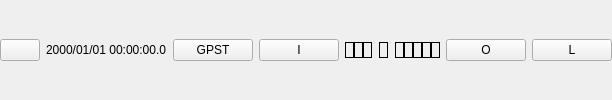
    <widget class="QWidget" name="panelTop" native="true">
     <property name="sizePolicy">
      <sizepolicy hsizetype="Preferred" vsizetype="Fixed">
       <horstretch>0</horstretch>
       <verstretch>0</verstretch>
      </sizepolicy>
     </property>
     <property name="toolTip">
      <string/>
     </property>
     <property name="text" stdset="0">
      <string/>
     </property>
     <layout class="QHBoxLayout" name="horizontalLayout_8">
      <property name="leftMargin">
       <number>0</number>
      </property>
      <property name="topMargin">
       <number>0</number>
      </property>
      <property name="rightMargin">
       <number>0</number>
      </property>
      <property name="bottomMargin">
       <number>0</number>
      </property>
      <item>
       <widget class="QPushButton" name="btnPanel">
        <property name="sizePolicy">
         <sizepolicy hsizetype="Fixed" vsizetype="Fixed">
          <horstretch>0</horstretch>
          <verstretch>0</verstretch>
         </sizepolicy>
        </property>
        <property name="toolTip">
         <string>Change the number of visible panels</string>
        </property>
        <property name="icon">
         <iconset resource="../icon/resources.qrc">
          <normaloff>:/buttons/square</normaloff>:/buttons/square</iconset>
        </property>
       </widget>
      </item>
      <item>
       <widget class="QLabel" name="lblTime">
        <property name="toolTip">
         <string>Server time</string>
        </property>
        <property name="text">
         <string>2000/01/01 00:00:00.0</string>
        </property>
       </widget>
      </item>
      <item>
       <widget class="QPushButton" name="btnTimeSys">
        <property name="toolTip">
         <string>Time system</string>
        </property>
        <property name="text">
         <string>GPST</string>
        </property>
       </widget>
      </item>
      <item>
       <spacer name="horizontalSpacer">
        <property name="orientation">
         <enum>Qt::Orientation::Horizontal</enum>
        </property>
        <property name="sizeHint" stdset="0">
         <size>
          <width>0</width>
          <height>0</height>
         </size>
        </property>
       </spacer>
      </item>
      <item>
       <widget class="QWidget" name="panelStream" native="true">
        <property name="text" stdset="0">
         <string/>
        </property>
        <layout class="QHBoxLayout" name="horizontalLayout_7">
         <property name="leftMargin">
          <number>0</number>
         </property>
         <property name="topMargin">
          <number>0</number>
         </property>
         <property name="rightMargin">
          <number>0</number>
         </property>
         <property name="bottomMargin">
          <number>0</number>
         </property>
         <item>
          <widget class="QPushButton" name="btnInputStream">
           <property name="sizePolicy">
            <sizepolicy hsizetype="Fixed" vsizetype="Fixed">
             <horstretch>0</horstretch>
             <verstretch>0</verstretch>
            </sizepolicy>
           </property>
           <property name="toolTip">
            <string>Define input streams</string>
           </property>
           <property name="text">
            <string>I</string>
           </property>
          </widget>
         </item>
         <item>
          <widget class="QWidget" name="widget" native="true">
           <layout class="QHBoxLayout" name="horizontalLayout_10">
            <property name="spacing">
             <number>0</number>
            </property>
            <property name="leftMargin">
             <number>0</number>
            </property>
            <property name="topMargin">
             <number>0</number>
            </property>
            <property name="rightMargin">
             <number>0</number>
            </property>
            <property name="bottomMargin">
             <number>0</number>
            </property>
            <item>
             <widget class="QLabel" name="lblStream1">
              <property name="sizePolicy">
               <sizepolicy hsizetype="Preferred" vsizetype="Fixed">
                <horstretch>0</horstretch>
                <verstretch>0</verstretch>
               </sizepolicy>
              </property>
              <property name="toolTip">
               <string>Rover input stream</string>
              </property>
              <property name="frameShape">
               <enum>QFrame::Shape::Box</enum>
              </property>
             </widget>
            </item>
            <item>
             <widget class="QLabel" name="lblStream2">
              <property name="sizePolicy">
               <sizepolicy hsizetype="Preferred" vsizetype="Fixed">
                <horstretch>0</horstretch>
                <verstretch>0</verstretch>
               </sizepolicy>
              </property>
              <property name="toolTip">
               <string>Base station input stream</string>
              </property>
              <property name="frameShape">
               <enum>QFrame::Shape::Box</enum>
              </property>
             </widget>
            </item>
            <item>
             <widget class="QLabel" name="lblStream3">
              <property name="sizePolicy">
               <sizepolicy hsizetype="Preferred" vsizetype="Fixed">
                <horstretch>0</horstretch>
                <verstretch>0</verstretch>
               </sizepolicy>
              </property>
              <property name="toolTip">
               <string>Correction data input stream</string>
              </property>
              <property name="frameShape">
               <enum>QFrame::Shape::Box</enum>
              </property>
             </widget>
            </item>
            <item>
             <widget class="QLabel" name="lblImage1">
              <property name="sizePolicy">
               <sizepolicy hsizetype="Fixed" vsizetype="Ignored">
                <horstretch>0</horstretch>
                <verstretch>0</verstretch>
               </sizepolicy>
              </property>
              <property name="pixmap">
               <pixmap resource="../icon/resources.qrc">:/buttons/rarrow</pixmap>
              </property>
             </widget>
            </item>
            <item>
             <widget class="QLabel" name="lblServer">
              <property name="sizePolicy">
               <sizepolicy hsizetype="Preferred" vsizetype="Fixed">
                <horstretch>0</horstretch>
                <verstretch>0</verstretch>
               </sizepolicy>
              </property>
              <property name="toolTip">
               <string>RTK Server</string>
              </property>
              <property name="frameShape">
               <enum>QFrame::Shape::Box</enum>
              </property>
             </widget>
            </item>
            <item>
             <widget class="QLabel" name="lblImage2">
              <property name="sizePolicy">
               <sizepolicy hsizetype="Fixed" vsizetype="Ignored">
                <horstretch>0</horstretch>
                <verstretch>0</verstretch>
               </sizepolicy>
              </property>
              <property name="pixmap">
               <pixmap resource="../icon/resources.qrc">:/buttons/rarrow</pixmap>
              </property>
             </widget>
            </item>
            <item>
             <widget class="QLabel" name="lblStream4">
              <property name="sizePolicy">
               <sizepolicy hsizetype="Preferred" vsizetype="Fixed">
                <horstretch>0</horstretch>
                <verstretch>0</verstretch>
               </sizepolicy>
              </property>
              <property name="toolTip">
               <string>Solution stream 1</string>
              </property>
              <property name="frameShape">
               <enum>QFrame::Shape::Box</enum>
              </property>
             </widget>
            </item>
            <item>
             <widget class="QLabel" name="lblStream5">
              <property name="sizePolicy">
               <sizepolicy hsizetype="Preferred" vsizetype="Fixed">
                <horstretch>0</horstretch>
                <verstretch>0</verstretch>
               </sizepolicy>
              </property>
              <property name="toolTip">
               <string>Solution stream 2</string>
              </property>
              <property name="frameShape">
               <enum>QFrame::Shape::Box</enum>
              </property>
             </widget>
            </item>
            <item>
             <widget class="QLabel" name="lblStream6">
              <property name="sizePolicy">
               <sizepolicy hsizetype="Preferred" vsizetype="Fixed">
                <horstretch>0</horstretch>
                <verstretch>0</verstretch>
               </sizepolicy>
              </property>
              <property name="toolTip">
               <string>Log stream rover</string>
              </property>
              <property name="frameShape">
               <enum>QFrame::Shape::Box</enum>
              </property>
             </widget>
            </item>
            <item>
             <widget class="QWidget" name="widget_2" native="true"/>
            </item>
            <item>
             <widget class="QLabel" name="lblStream7">
              <property name="sizePolicy">
               <sizepolicy hsizetype="Preferred" vsizetype="Fixed">
                <horstretch>0</horstretch>
                <verstretch>0</verstretch>
               </sizepolicy>
              </property>
              <property name="toolTip">
               <string>Log stream base station</string>
              </property>
              <property name="frameShape">
               <enum>QFrame::Shape::Box</enum>
              </property>
             </widget>
            </item>
            <item>
             <widget class="QLabel" name="lblStream8">
              <property name="sizePolicy">
               <sizepolicy hsizetype="Preferred" vsizetype="Fixed">
                <horstretch>0</horstretch>
                <verstretch>0</verstretch>
               </sizepolicy>
              </property>
              <property name="toolTip">
               <string>Log stream corrections</string>
              </property>
              <property name="frameShape">
               <enum>QFrame::Shape::Box</enum>
              </property>
             </widget>
            </item>
           </layout>
          </widget>
         </item>
         <item>
          <widget class="QPushButton" name="btnOutputStream">
           <property name="sizePolicy">
            <sizepolicy hsizetype="Fixed" vsizetype="Fixed">
             <horstretch>0</horstretch>
             <verstretch>0</verstretch>
            </sizepolicy>
           </property>
           <property name="toolTip">
            <string>Define output streams</string>
           </property>
           <property name="text">
            <string>O</string>
           </property>
          </widget>
         </item>
         <item>
          <widget class="QPushButton" name="btnLogStream">
           <property name="sizePolicy">
            <sizepolicy hsizetype="Fixed" vsizetype="Fixed">
             <horstretch>0</horstretch>
             <verstretch>0</verstretch>
            </sizepolicy>
           </property>
           <property name="toolTip">
            <string>Define log streams</string>
           </property>
           <property name="text">
            <string>L</string>
           </property>
          </widget>
         </item>
        </layout>
       </widget>
      </item>
     </layout>
    </widget>
